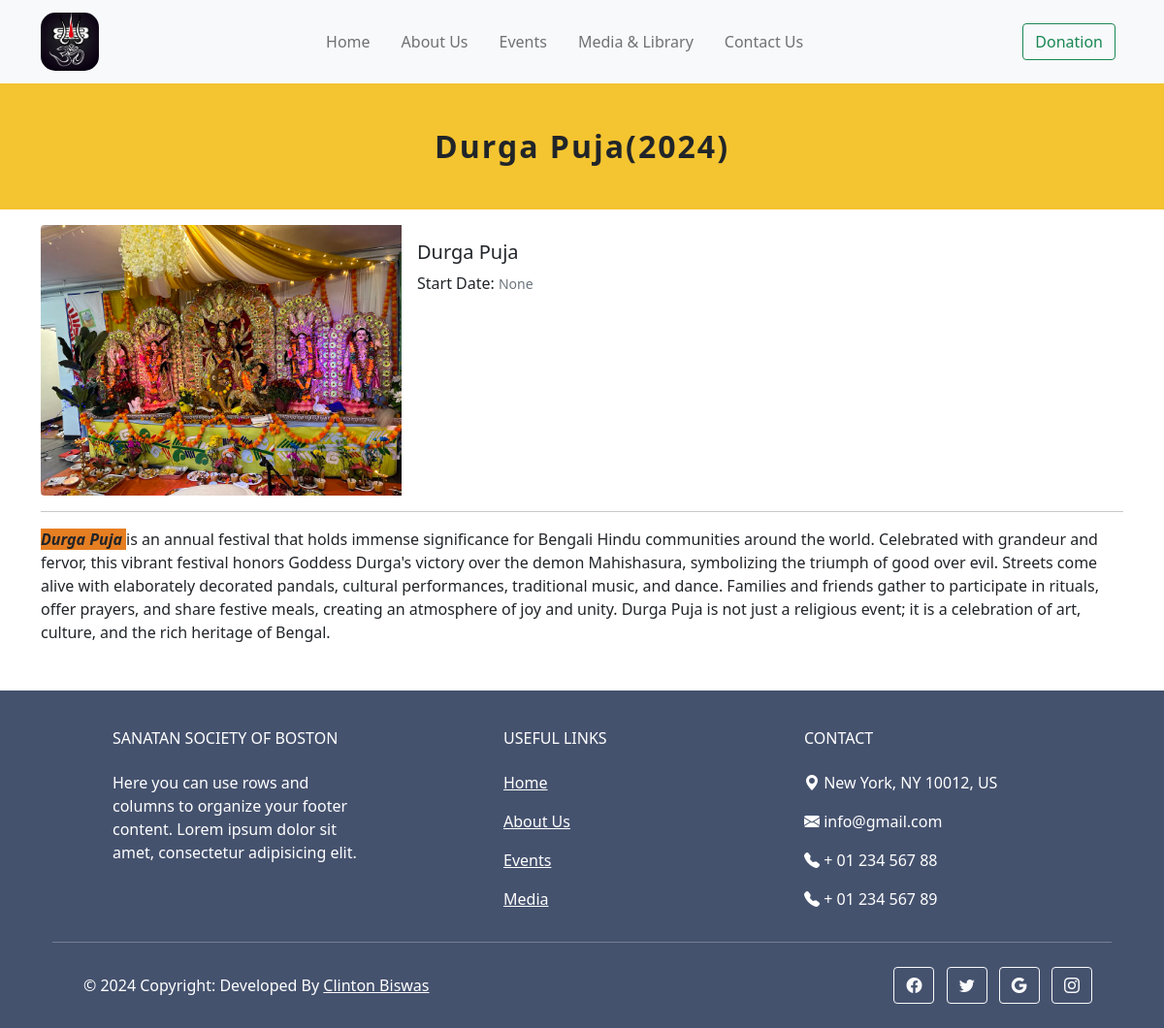
The page /event-details/durga-puja/ on the database its author committed.
### main/models.py (models this page shows, shortened)
class EventList(models.Model):
    event_name = models.CharField(max_length=264)
    body = RichTextField(blank=True, null=True)
    images = models.ImageField(upload_to='event_images')
    event_date = models.CharField(max_length=50, blank=True)
    year = models.CharField(max_length=50, blank=True, null=True)
    slug = models.SlugField(unique=True, blank=True)
    created = models.DateTimeField(auto_now_add=True, blank=True, null=True)
    class Meta:
        ordering = ['-created']

### main/views.py (the view)
# urls.py: path('event-details/<str:slug>/', views.EventDetails, name='event-details'),
def EventDetails(request,slug):
    events = EventList.objects.get(slug=slug)
    context = {'events':events}
    return render(request, 'main/event_details.html',context)

### templates/main/event_details.html (shortened to what this page needs)
{% extends 'base.html' %}
{% block content %}
        <div class="d-flex justify-content-center align-items-center" style="height: 130px; background-color: #F4C431;">
            <h2 style="margin: 0; font-weight: bolder; letter-spacing: 2px;">{{events.event_name}}({{events.year}})</h2>
        </div>
        <div class="container my-3">
            <div class="card mb-3" style="border: none;">
                <div class="row g-0">
                  <div class="col-md-4">
                    <img src={{events.images.url}} class="img-fluid rounded-start" alt="...">
                  </div>
                  <div class="col-md-8">
                    <div class="card-body">
                      <h5 class="card-title">{{events.event_name}}</h5>
                      <p class="card-text">Start Date: <small class="text-muted">{{events.event_date}}</small></p>
                    </div>
                  </div>
                </div>
              </div>
              <hr>
              <div class="mt-2">
                <p class='mb-3'>{{ events.body|safe|linebreaks }}</p>
              </div>
        </div>
{% endblock content %}

### rows shown on the page
EventList: event_name "Durga Puja", year "2024", images (picture), event_date "None", body "Durga Puja is an annual festival that holds immense significance for Bengali Hindu communities around the world. Celebrated with grandeur and fervor, this vibrant festival honors Goddess Durga's victory over the demon Mahishasura, symbolizing the triumph of good over evil. Streets come alive with elaborately decorated pandals, cultural performances, traditional music, and dance. Families and friends gather to participate in rituals, offer prayers, and share festive meals, creating an atmosphere of joy and unity. Durga Puja is not just a religious event; it is a celebration of art, culture, and the rich heritage of Bengal."
